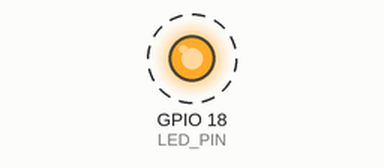
Bench run of a sketch on a simulated ESP32. On the bench: output pins drawn as LEDs (lit = HIGH). Dashed ring = blinking.

Above: at 0.5 s.
Timing chart, 0 to 4.6 s (numbered marks = the images above):
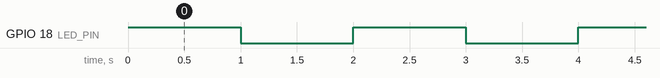

The sketch:

led_blink.ino
```cpp
/*
 * led_blink.ino
 * 外付けLEDを1秒点灯・1秒消灯で繰り返し点滅させる。
 *
 * ボード : Freenove ESP32-WROOM (ESP32 Dev Module)
 * 配線   : GPIO 18 -> 330Ω -> LED -> GND
 * 仕様   : docs/led_blink.md
 */

const int LED_PIN = 18;            // LEDを接続するGPIO番号

const unsigned long ON_TIME_MS  = 1000;  // 点灯時間 [ms]
const unsigned long OFF_TIME_MS = 1000;  // 消灯時間 [ms]

void setup() {
  pinMode(LED_PIN, OUTPUT);
}

void loop() {
  digitalWrite(LED_PIN, HIGH);
  delay(ON_TIME_MS);

  digitalWrite(LED_PIN, LOW);
  delay(OFF_TIME_MS);
}
```

Measured:
- by itself, GPIO 18 (LED_PIN): alternates HIGH for 1.0 s and LOW for 1.0 s
